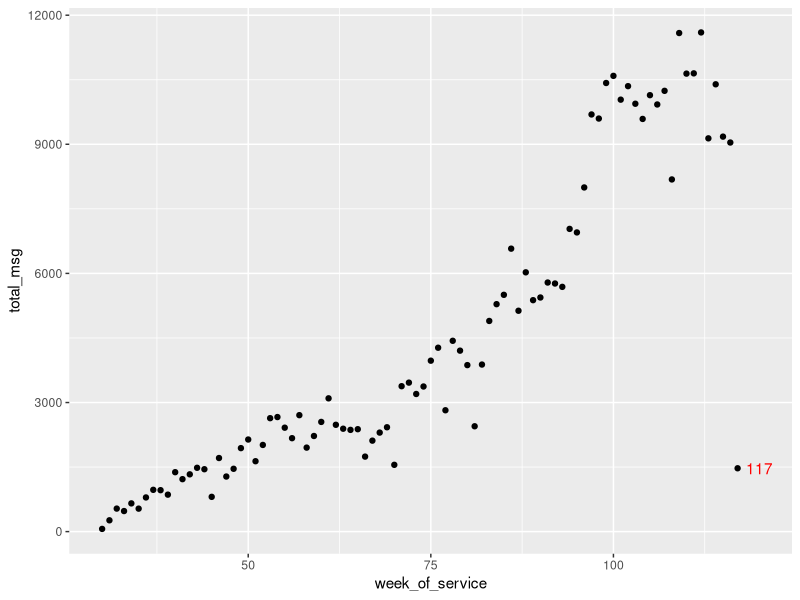
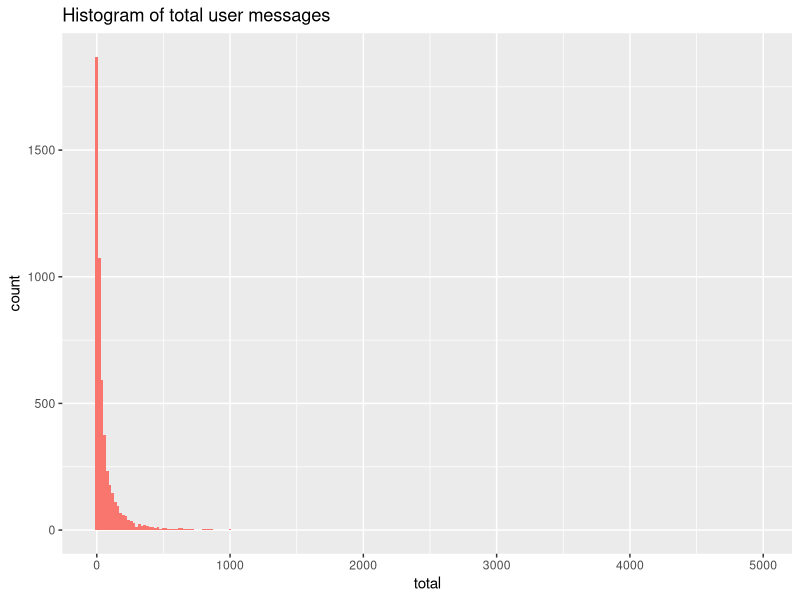
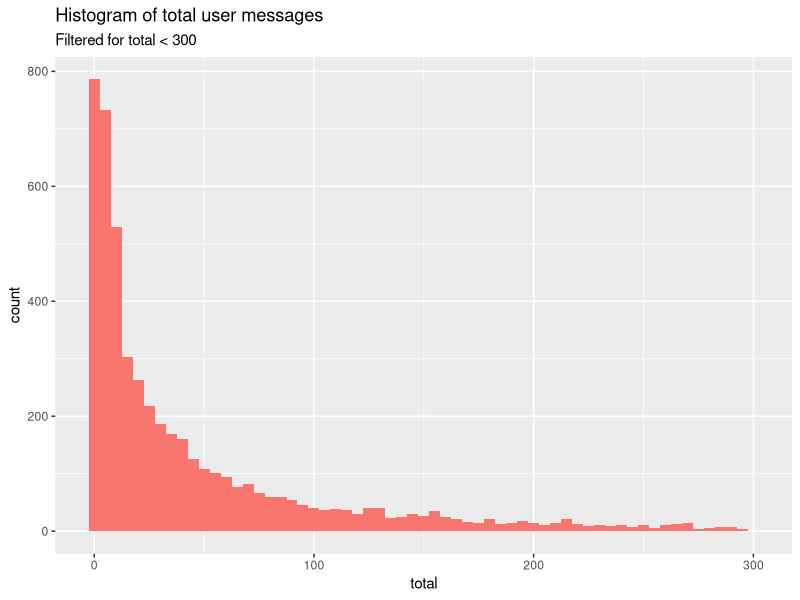
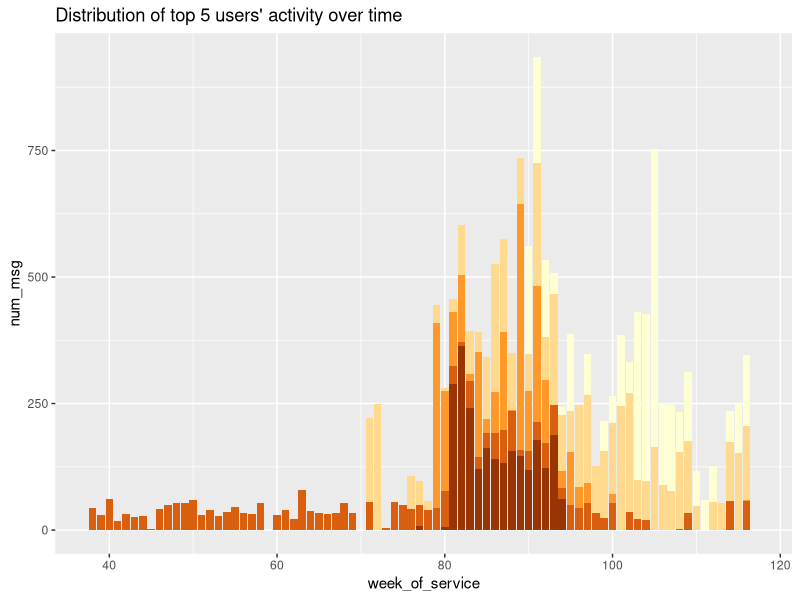
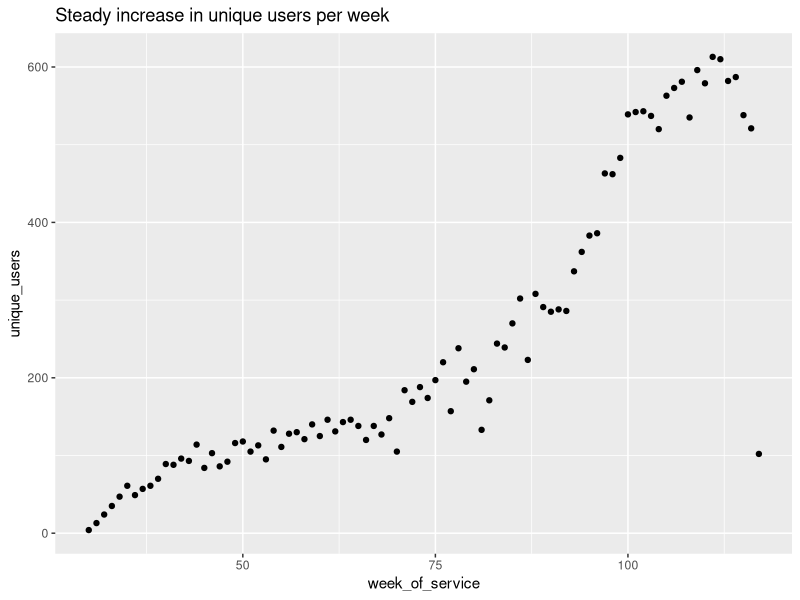
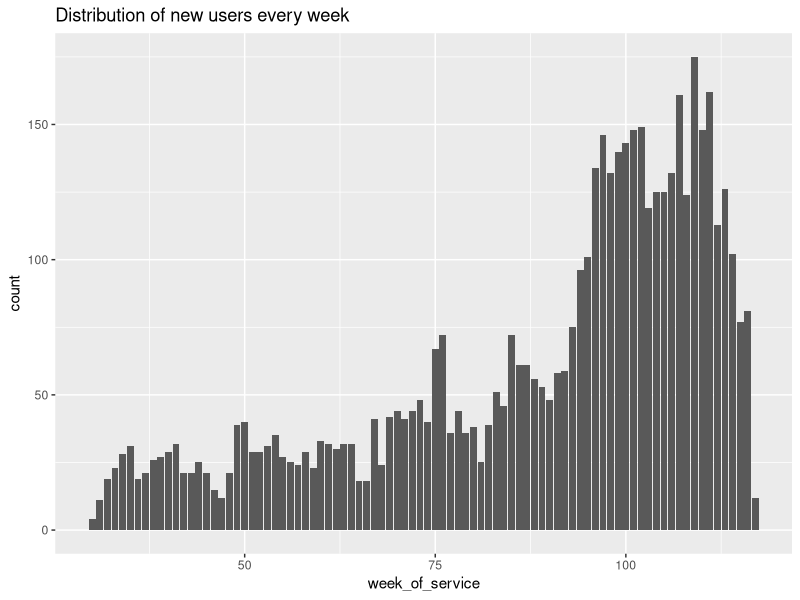
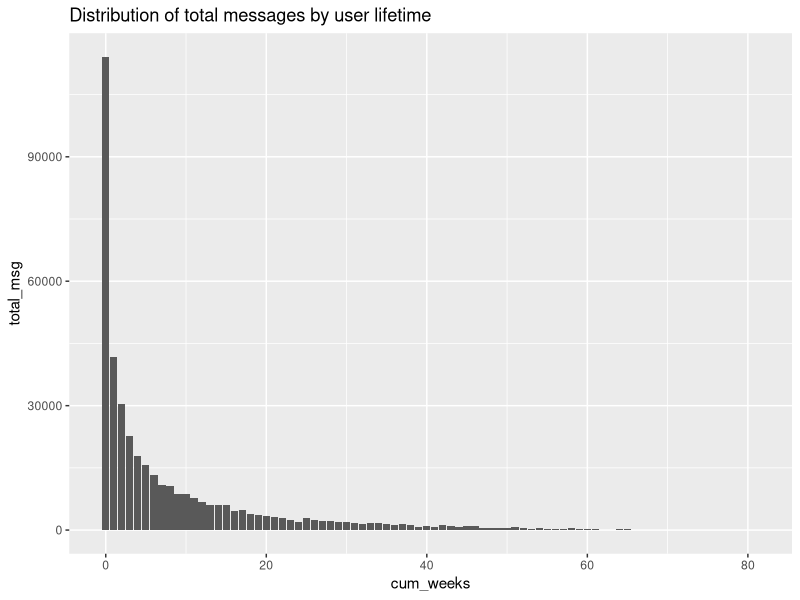
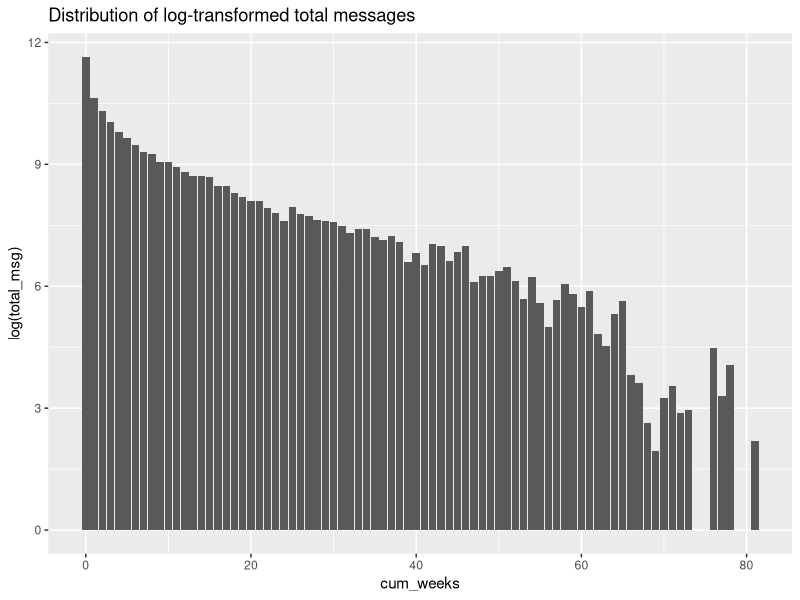

Recreate these plots in R, in order.
## ---- chunk 1
knitr::opts_chunk$set(echo = TRUE)
library(tidyverse)
## ---- chunk 2
coach <- read_csv("coach_data.csv") %>% 
  rename(num_msg = `Number of messages per week`)
## ---- chunk 3
counts <- coach %>% 
  group_by(week_of_service) %>% 
  count(num_msg) %>% 
  mutate(total_msg = sum(n * num_msg)) %>% 
  distinct(total_msg)
counts

ggplot(counts, aes(x = week_of_service, y = total_msg)) +
  geom_point() +
  geom_text(aes(label= ifelse(week_of_service == 117,
                             as.character(week_of_service), "")), 
                nudge_x = 3, 
                color = "red")
## ---- chunk 4
actives <- coach %>% 
  group_by(hashed_member_id) %>% 
  count(num_msg) %>% 
  mutate(total = sum(n * num_msg)) %>% 
  distinct(total) %>% 
  arrange(desc(total))
actives

actives %>% 
  filter()

top5_member <- actives %>% 
  head(5) %>% 
  pull(hashed_member_id)

ggplot(actives, aes(x = total)) +
  geom_histogram(binwidth = 20, aes(fill = "e3a42c")) + 
  theme(legend.position = "none") +
  labs(title = "Histogram of total user messages")

actives %>% 
  filter(total < 300) %>% 
  ggplot(aes(x = total)) +
    geom_histogram(binwidth = 5, aes(fill = "e3a42c")) +
    theme(legend.position = "none")  +
    labs(title = "Histogram of total user messages",
         subtitle = "Filtered for total < 300")
## ---- chunk 5
top5_activity <- coach %>% 
  filter(hashed_member_id %in% top5_member) %>% 
  arrange(desc(num_msg))

ggplot(top5_activity, aes(x = week_of_service, y = num_msg)) +
  geom_col(aes(fill = hashed_member_id)) +
  theme(legend.position = "none") +
  scale_fill_brewer(palette = "YlOrBr") +
  labs(title = "Distribution of top 5 users' activity over time")


## ---- chunk 6
unique <- coach %>% 
  group_by(week_of_service) %>% 
  summarise(n_distinct(hashed_member_id)) %>% 
  rename(unique_users = "n_distinct(hashed_member_id)")

ggplot(unique, aes(x = week_of_service, y = unique_users)) +
  geom_point() +
  labs(title = "Steady increase in unique users per week")
  
## ---- chunk 7
new_users <- coach %>% 
  group_by(hashed_member_id) %>% 
  filter(week_of_service == min(week_of_service)) %>% 
  slice(1) %>% 
  ungroup()
new_users

ggplot(new_users, aes(x = week_of_service)) +
  geom_bar() +
  labs(title = "Distribution of new users every week")

week_joined <- new_users %>% 
  select(hashed_member_id, week_of_service) %>% 
  rename(week_joined = week_of_service)

lifetime <- coach %>% 
  inner_join(week_joined, by = "hashed_member_id") %>% 
  mutate(cum_weeks = week_of_service - week_joined)

lifetime_count <- lifetime %>% 
  group_by(cum_weeks) %>% 
  count(num_msg) %>% 
  mutate(total_msg = sum(n * num_msg)) %>% 
  distinct(total_msg)

ggplot(lifetime_count, aes(x = cum_weeks, y = total_msg)) +
  geom_col() +
  labs(title = "Distribution of total messages by user lifetime")

ggplot(lifetime_count, aes(x = cum_weeks, y = log(total_msg))) +
  geom_col() +
  labs(title = "Distribution of log-transformed total messages")

(average_span <- lifetime %>% 
  summarise(avg_span = mean(cum_weeks)))
## ---- chunk 8
counts %>% 
  arrange(desc(total_msg)) %>% 
  head(5)

lifetime %>% 
  filter(week_of_service == 112) %>% #610 users present in this week
  summarise(span = mean(cum_weeks))
